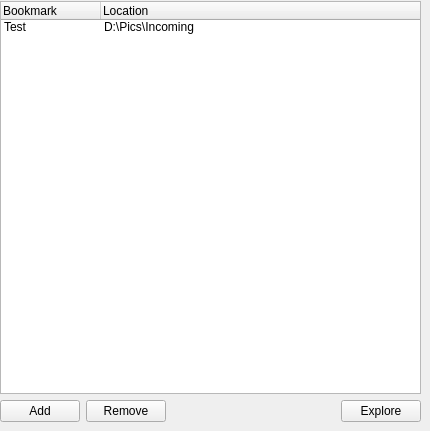
      <widget class="QWidget" name="tabFavorites">
       <attribute name="icon">
        <iconset resource="../Icons/icons.qrc">
         <normaloff>:/Misc/favoritesfolder.png</normaloff>:/Misc/favoritesfolder.png</iconset>
       </attribute>
       <attribute name="title">
        <string/>
       </attribute>
       <attribute name="toolTip">
        <string>Favorite Folders</string>
       </attribute>
       <attribute name="whatsThis">
        <string>Lists and allows editing of bookmarked folders</string>
       </attribute>
       <widget class="QWidget" name="layoutWidget">
        <property name="geometry">
         <rect>
          <x>0</x>
          <y>1</y>
          <width>421</width>
          <height>421</height>
         </rect>
        </property>
        <layout class="QVBoxLayout" name="tabFavoritesLayout">
         <property name="sizeConstraint">
          <enum>QLayout::SetDefaultConstraint</enum>
         </property>
         <item>
          <widget class="QTreeWidget" name="bookmarksTree">
           <property name="dragDropMode">
            <enum>QAbstractItemView::DropOnly</enum>
           </property>
           <property name="selectionBehavior">
            <enum>QAbstractItemView::SelectItems</enum>
           </property>
           <property name="textElideMode">
            <enum>Qt::ElideMiddle</enum>
           </property>
           <property name="rootIsDecorated">
            <bool>false</bool>
           </property>
           <property name="uniformRowHeights">
            <bool>true</bool>
           </property>
           <property name="itemsExpandable">
            <bool>false</bool>
           </property>
           <property name="expandsOnDoubleClick">
            <bool>false</bool>
           </property>
           <attribute name="headerShowSortIndicator" stdset="0">
            <bool>true</bool>
           </attribute>
           <attribute name="headerShowSortIndicator" stdset="0">
            <bool>true</bool>
           </attribute>
           <column>
            <property name="text">
             <string>Bookmark</string>
            </property>
            <property name="icon">
             <iconset resource="../Icons/icons.qrc">
              <normaloff>:/Misc/favorite.png</normaloff>:/Misc/favorite.png</iconset>
            </property>
           </column>
           <column>
            <property name="text">
             <string>Location</string>
            </property>
            <property name="icon">
             <iconset resource="../Icons/icons.qrc">
              <normaloff>:/Windows/win_photofolder.png</normaloff>:/Windows/win_photofolder.png</iconset>
            </property>
           </column>
           <item>
            <property name="text">
             <string>Test</string>
            </property>
            <property name="text">
             <string>D:\Pics\Incoming</string>
            </property>
            <property name="flags">
             <set>ItemIsSelectable|ItemIsEditable|ItemIsDragEnabled|ItemIsDropEnabled|ItemIsUserCheckable|ItemIsEnabled</set>
            </property>
           </item>
          </widget>
         </item>
         <item>
          <layout class="QHBoxLayout" name="buttonLayout">
           <item>
            <widget class="QPushButton" name="buttonAdd">
             <property name="toolTip">
              <string>Add a new bookmarked location</string>
             </property>
             <property name="text">
              <string>Add</string>
             </property>
             <property name="icon">
              <iconset resource="../Icons/icons.qrc">
               <normaloff>:/Edit/add.png</normaloff>:/Edit/add.png</iconset>
             </property>
             <property name="iconSize">
              <size>
               <width>16</width>
               <height>16</height>
              </size>
             </property>
             <property name="shortcut">
              <string>Alt+E</string>
             </property>
            </widget>
           </item>
           <item>
            <widget class="QPushButton" name="buttonRemove">
             <property name="toolTip">
              <string>Remove a currently bookmarked folder</string>
             </property>
             <property name="text">
              <string>Remove</string>
             </property>
             <property name="icon">
              <iconset resource="../Icons/icons.qrc">
               <normaloff>:/Edit/remove.png</normaloff>:/Edit/remove.png</iconset>
             </property>
             <property name="iconSize">
              <size>
               <width>16</width>
               <height>16</height>
              </size>
             </property>
             <property name="shortcut">
              <string>Alt+E</string>
             </property>
            </widget>
           </item>
           <item>
            <spacer name="spacer">
             <property name="orientation">
              <enum>Qt::Horizontal</enum>
             </property>
             <property name="sizeHint" stdset="0">
              <size>
               <width>40</width>
               <height>20</height>
              </size>
             </property>
            </spacer>
           </item>
           <item>
            <widget class="QPushButton" name="buttonExplore">
             <property name="toolTip">
              <string>Open the currently selected bookmark in Windows Explorer</string>
             </property>
             <property name="text">
              <string>Explore</string>
             </property>
             <property name="icon">
              <iconset resource="../Icons/icons.qrc">
               <normaloff>:/Windows/win_library.png</normaloff>:/Windows/win_library.png</iconset>
             </property>
             <property name="iconSize">
              <size>
               <width>16</width>
               <height>16</height>
              </size>
             </property>
             <property name="shortcut">
              <string>Alt+E</string>
             </property>
            </widget>
           </item>
          </layout>
         </item>
        </layout>
       </widget>
      </widget>
